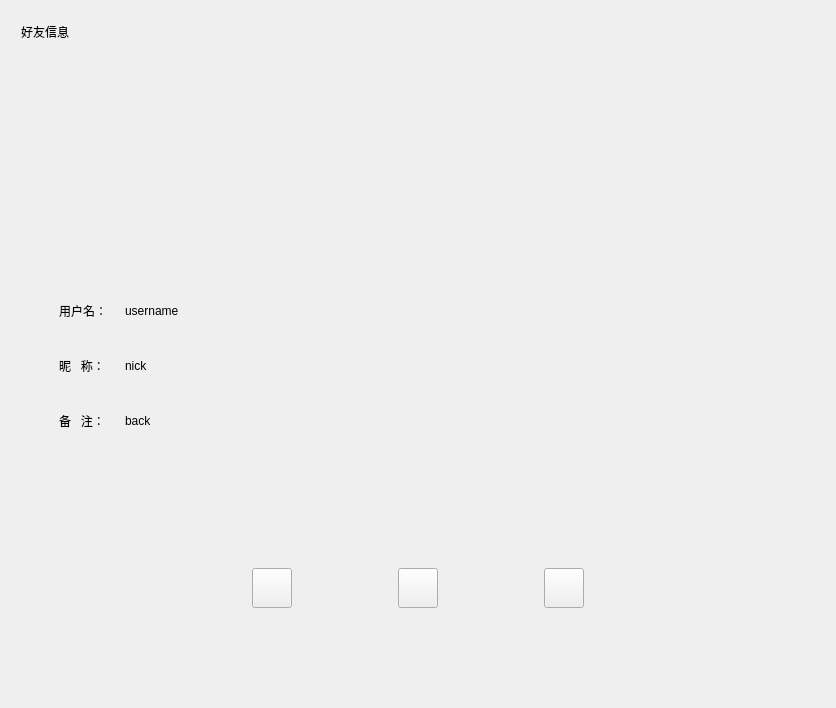
<?xml version="1.0" encoding="UTF-8"?>
<ui version="4.0">
 <class>FriendInfoPage</class>
 <widget class="QWidget" name="FriendInfoPage">
  <property name="geometry">
   <rect>
    <x>0</x>
    <y>0</y>
    <width>836</width>
    <height>708</height>
   </rect>
  </property>
  <property name="windowTitle">
   <string>Form</string>
  </property>
  <layout class="QVBoxLayout" name="verticalLayout">
   <property name="spacing">
    <number>0</number>
   </property>
   <property name="leftMargin">
    <number>0</number>
   </property>
   <property name="topMargin">
    <number>0</number>
   </property>
   <property name="rightMargin">
    <number>0</number>
   </property>
   <property name="bottomMargin">
    <number>0</number>
   </property>
   <item>
    <widget class="QWidget" name="friend_info_wid" native="true">
     <property name="minimumSize">
      <size>
       <width>0</width>
       <height>60</height>
      </size>
     </property>
     <property name="maximumSize">
      <size>
       <width>16777215</width>
       <height>60</height>
      </size>
     </property>
     <layout class="QHBoxLayout" name="horizontalLayout_6">
      <property name="spacing">
       <number>0</number>
      </property>
      <property name="leftMargin">
       <number>0</number>
      </property>
      <property name="topMargin">
       <number>4</number>
      </property>
      <property name="rightMargin">
       <number>0</number>
      </property>
      <property name="bottomMargin">
       <number>0</number>
      </property>
      <item>
       <spacer name="horizontalSpacer_2">
        <property name="orientation">
         <enum>Qt::Horizontal</enum>
        </property>
        <property name="sizeType">
         <enum>QSizePolicy::Fixed</enum>
        </property>
        <property name="sizeHint" stdset="0">
         <size>
          <width>21</width>
          <height>20</height>
         </size>
        </property>
       </spacer>
      </item>
      <item>
       <widget class="QLabel" name="friend_info_lb">
        <property name="text">
         <string>好友信息</string>
        </property>
       </widget>
      </item>
      <item>
       <spacer name="horizontalSpacer_3">
        <property name="orientation">
         <enum>Qt::Horizontal</enum>
        </property>
        <property name="sizeHint" stdset="0">
         <size>
          <width>297</width>
          <height>20</height>
         </size>
        </property>
       </spacer>
      </item>
     </layout>
    </widget>
   </item>
   <item>
    <widget class="QWidget" name="FriendInfoPage_widget_mid" native="true">
     <property name="minimumSize">
      <size>
       <width>0</width>
       <height>0</height>
      </size>
     </property>
     <layout class="QHBoxLayout" name="horizontalLayout">
      <property name="spacing">
       <number>0</number>
      </property>
      <property name="leftMargin">
       <number>50</number>
      </property>
      <property name="rightMargin">
       <number>50</number>
      </property>
      <property name="bottomMargin">
       <number>0</number>
      </property>
      <item>
       <widget class="QWidget" name="widget_4" native="true">
        <property name="minimumSize">
         <size>
          <width>0</width>
          <height>360</height>
         </size>
        </property>
        <property name="maximumSize">
         <size>
          <width>16777215</width>
          <height>360</height>
         </size>
        </property>
        <property name="sizeIncrement">
         <size>
          <width>0</width>
          <height>0</height>
         </size>
        </property>
        <layout class="QVBoxLayout" name="verticalLayout_2">
         <property name="spacing">
          <number>0</number>
         </property>
         <property name="leftMargin">
          <number>0</number>
         </property>
         <property name="topMargin">
          <number>0</number>
         </property>
         <property name="rightMargin">
          <number>0</number>
         </property>
         <property name="bottomMargin">
          <number>0</number>
         </property>
         <item>
          <widget class="QWidget" name="widget_7" native="true">
           <property name="minimumSize">
            <size>
             <width>0</width>
             <height>150</height>
            </size>
           </property>
           <property name="maximumSize">
            <size>
             <width>16777215</width>
             <height>150</height>
            </size>
           </property>
           <layout class="QGridLayout" name="gridLayout">
            <item row="0" column="0">
             <widget class="QLabel" name="icon_lb">
              <property name="minimumSize">
               <size>
                <width>140</width>
                <height>140</height>
               </size>
              </property>
              <property name="maximumSize">
               <size>
                <width>140</width>
                <height>140</height>
               </size>
              </property>
              <property name="text">
               <string/>
              </property>
             </widget>
            </item>
           </layout>
          </widget>
         </item>
         <item>
          <spacer name="verticalSpacer">
           <property name="orientation">
            <enum>Qt::Vertical</enum>
           </property>
           <property name="sizeHint" stdset="0">
            <size>
             <width>20</width>
             <height>40</height>
            </size>
           </property>
          </spacer>
         </item>
         <item>
          <widget class="QWidget" name="widget_3" native="true">
           <property name="minimumSize">
            <size>
             <width>0</width>
             <height>55</height>
            </size>
           </property>
           <property name="maximumSize">
            <size>
             <width>16777215</width>
             <height>55</height>
            </size>
           </property>
           <layout class="QHBoxLayout" name="horizontalLayout_3">
            <item>
             <widget class="QLabel" name="name_tip">
              <property name="minimumSize">
               <size>
                <width>60</width>
                <height>0</height>
               </size>
              </property>
              <property name="maximumSize">
               <size>
                <width>60</width>
                <height>16777215</height>
               </size>
              </property>
              <property name="text">
               <string>用户名：</string>
              </property>
             </widget>
            </item>
            <item>
             <widget class="QLabel" name="name_lb">
              <property name="text">
               <string>username</string>
              </property>
             </widget>
            </item>
            <item>
             <widget class="QLabel" name="sex_lb">
              <property name="minimumSize">
               <size>
                <width>30</width>
                <height>30</height>
               </size>
              </property>
              <property name="maximumSize">
               <size>
                <width>30</width>
                <height>30</height>
               </size>
              </property>
              <property name="text">
               <string/>
              </property>
              <property name="alignment">
               <set>Qt::AlignLeading|Qt::AlignLeft|Qt::AlignTop</set>
              </property>
             </widget>
            </item>
            <item>
             <spacer name="horizontalSpacer">
              <property name="orientation">
               <enum>Qt::Horizontal</enum>
              </property>
              <property name="sizeHint" stdset="0">
               <size>
                <width>40</width>
                <height>20</height>
               </size>
              </property>
             </spacer>
            </item>
           </layout>
          </widget>
         </item>
         <item>
          <widget class="QWidget" name="widget_5" native="true">
           <property name="minimumSize">
            <size>
             <width>0</width>
             <height>55</height>
            </size>
           </property>
           <property name="maximumSize">
            <size>
             <width>16777215</width>
             <height>55</height>
            </size>
           </property>
           <layout class="QHBoxLayout" name="horizontalLayout_4">
            <item>
             <widget class="QLabel" name="nick_tip">
              <property name="minimumSize">
               <size>
                <width>60</width>
                <height>0</height>
               </size>
              </property>
              <property name="maximumSize">
               <size>
                <width>60</width>
                <height>16777215</height>
               </size>
              </property>
              <property name="text">
               <string>昵   称：</string>
              </property>
             </widget>
            </item>
            <item>
             <widget class="QLabel" name="nick_lb">
              <property name="text">
               <string>nick</string>
              </property>
             </widget>
            </item>
           </layout>
          </widget>
         </item>
         <item>
          <widget class="QWidget" name="widget_6" native="true">
           <property name="minimumSize">
            <size>
             <width>0</width>
             <height>55</height>
            </size>
           </property>
           <property name="maximumSize">
            <size>
             <width>16777215</width>
             <height>55</height>
            </size>
           </property>
           <property name="sizeIncrement">
            <size>
             <width>0</width>
             <height>0</height>
            </size>
           </property>
           <layout class="QHBoxLayout" name="horizontalLayout_5">
            <item>
             <widget class="QLabel" name="bak_tip">
              <property name="minimumSize">
               <size>
                <width>60</width>
                <height>0</height>
               </size>
              </property>
              <property name="maximumSize">
               <size>
                <width>60</width>
                <height>16777215</height>
               </size>
              </property>
              <property name="text">
               <string>备   注：</string>
              </property>
             </widget>
            </item>
            <item>
             <widget class="QLabel" name="bak_lb">
              <property name="text">
               <string>back</string>
              </property>
             </widget>
            </item>
           </layout>
          </widget>
         </item>
        </layout>
       </widget>
      </item>
     </layout>
    </widget>
   </item>
   <item>
    <widget class="QWidget" name="FriendInfo_btn_wid" native="true">
     <property name="minimumSize">
      <size>
       <width>0</width>
       <height>240</height>
      </size>
     </property>
     <property name="maximumSize">
      <size>
       <width>16777215</width>
       <height>240</height>
      </size>
     </property>
     <layout class="QHBoxLayout" name="horizontalLayout_2">
      <item>
       <spacer name="horizontalSpacer_4">
        <property name="orientation">
         <enum>Qt::Horizontal</enum>
        </property>
        <property name="sizeHint" stdset="0">
         <size>
          <width>40</width>
          <height>20</height>
         </size>
        </property>
       </spacer>
      </item>
      <item>
       <widget class="ClickBtn" name="msg_chat">
        <property name="minimumSize">
         <size>
          <width>40</width>
          <height>40</height>
         </size>
        </property>
        <property name="maximumSize">
         <size>
          <width>40</width>
          <height>40</height>
         </size>
        </property>
        <property name="text">
         <string/>
        </property>
       </widget>
      </item>
      <item>
       <spacer name="horizontalSpacer_6">
        <property name="orientation">
         <enum>Qt::Horizontal</enum>
        </property>
        <property name="sizeType">
         <enum>QSizePolicy::Fixed</enum>
        </property>
        <property name="sizeHint" stdset="0">
         <size>
          <width>100</width>
          <height>20</height>
         </size>
        </property>
       </spacer>
      </item>
      <item>
       <widget class="ClickBtn" name="voice_chat">
        <property name="minimumSize">
         <size>
          <width>40</width>
          <height>40</height>
         </size>
        </property>
        <property name="maximumSize">
         <size>
          <width>40</width>
          <height>40</height>
         </size>
        </property>
        <property name="text">
         <string/>
        </property>
       </widget>
      </item>
      <item>
       <spacer name="horizontalSpacer_7">
        <property name="orientation">
         <enum>Qt::Horizontal</enum>
        </property>
        <property name="sizeType">
         <enum>QSizePolicy::Fixed</enum>
        </property>
        <property name="sizeHint" stdset="0">
         <size>
          <width>100</width>
          <height>20</height>
         </size>
        </property>
       </spacer>
      </item>
      <item>
       <widget class="ClickBtn" name="video_chat">
        <property name="minimumSize">
         <size>
          <width>40</width>
          <height>40</height>
         </size>
        </property>
        <property name="maximumSize">
         <size>
          <width>40</width>
          <height>40</height>
         </size>
        </property>
        <property name="text">
         <string/>
        </property>
       </widget>
      </item>
      <item>
       <spacer name="horizontalSpacer_5">
        <property name="orientation">
         <enum>Qt::Horizontal</enum>
        </property>
        <property name="sizeHint" stdset="0">
         <size>
          <width>40</width>
          <height>20</height>
         </size>
        </property>
       </spacer>
      </item>
     </layout>
    </widget>
   </item>
  </layout>
 </widget>
 <customwidgets>
  <customwidget>
   <class>ClickBtn</class>
   <extends>QPushButton</extends>
   <header location="global">clickbtn.h</header>
  </customwidget>
 </customwidgets>
 <resources/>
 <connections/>
</ui>
